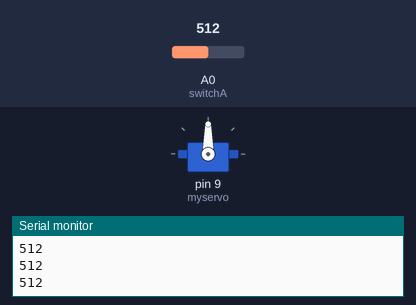
This sketch was run on a simulated Arduino Uno, built with avr-gcc and run on an emulated ATmega328P. Parts: servo, the last lines printed to the serial monitor. The inputs (shaded band) are chosen by the test bench; at power-on: A0 (switchA) = 512.

Above: at 1.2 s.
1.3 s: A0 (switchA) set to 994
2.8 s: A0 (switchA) set to 1017
At 3.4 s:
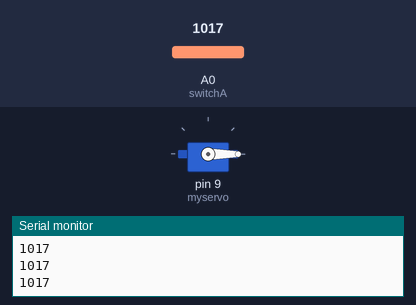
4.3 s: A0 (switchA) set to 990
At 5.3 s:
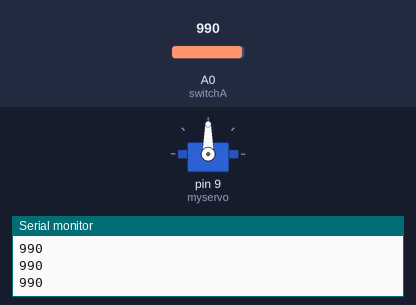
5.8 s: A0 (switchA) set to 1010
At 6.7 s:
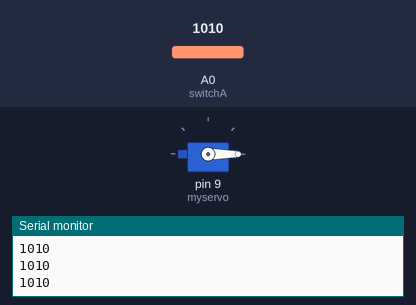
Timing chart, 0 to 8.3 s (numbered marks = the images above; inputs shaded):
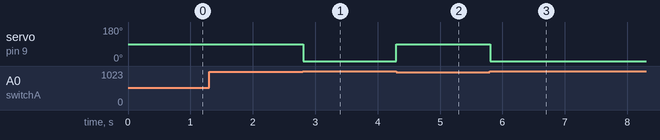

Measured:
- the behaviour switches between 1000 and 1001 on A0 (switchA) (found by bisection; images 0 and 1)
- after the input at 2.8 s, servo on pin 9 (myservo): 90° → 0° at once
- after the input at 4.3 s, servo on pin 9 (myservo): 0° → 90° at once
- after the input at 5.8 s, servo on pin 9 (myservo): 90° → 0° at once

The sketch:

STEM_Capstone_Working.ino
```cpp
#include <Servo.h>

Servo myservo;  // create servo object to control a servo
               // a maximum of eight servo objects can be created

int pos = 0;    // variable to store the servo position
int button = 4;  // The button will be on Pin 7
int val = 0;
int switchA = A0;

void setup(){
 myservo.attach(9);  // attaches the servo on pin 9 to the servo object
pinMode(pos, OUTPUT);
pinMode(button, INPUT);
digitalWrite (button, LOW);
Serial.begin(9600);
}

void loop(){
  Serial.println(val);
  val = analogRead(switchA);
  if (val > 1000)
    for(pos = 0; pos < 90; pos += 90){  // goes from 0 degrees to 90 degrees
        myservo.write(pos);              // tell servo to go to position in variable 'pos'
        delay(30);                 // waits 1s for the servo to reach the position
 }
 if (val < 1000)
  for(pos = 90; pos>=90; pos-=90){     // goes from 90 degrees to 0 degrees
    myservo.write(pos);              // tell servo to go to position in variable 'pos'
    delay(100);                             // waits 50ms for the servo to reach the position
    analogWrite(val, 0);
  }
}
```
